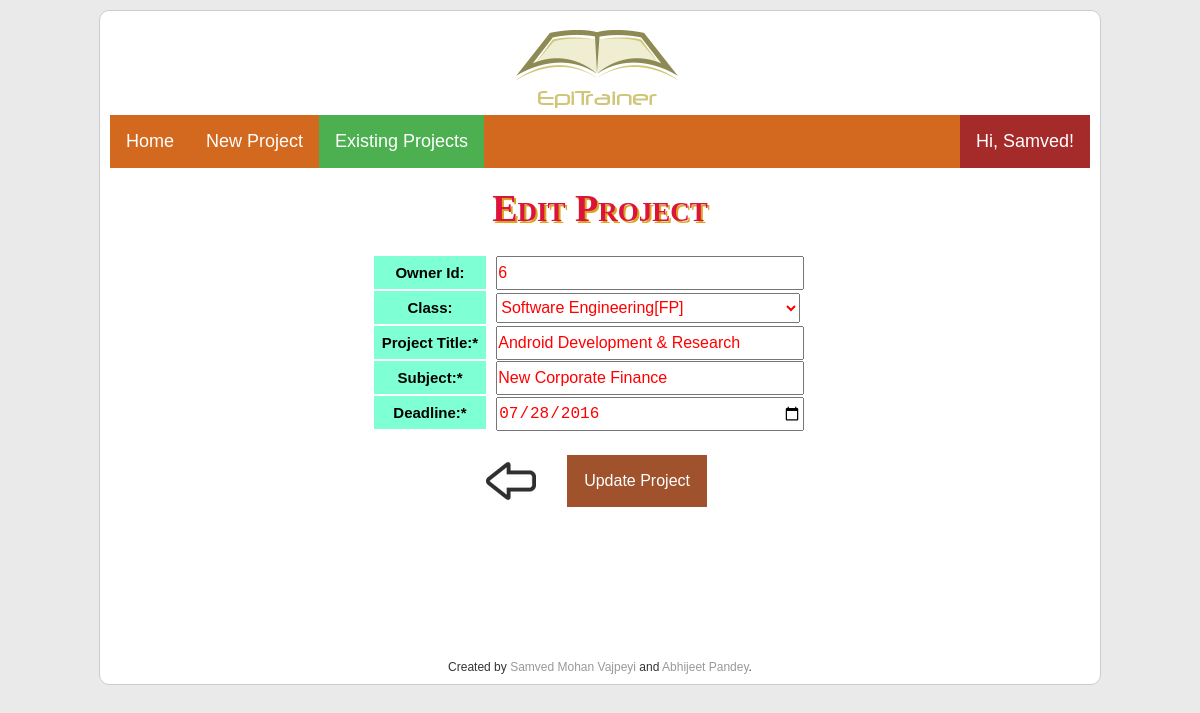
Page /EpiTrainer/edit-project.php?pid=13 (signed in) on the committed database.
### tables this page shows
CREATE TABLE `person` (
  `person_id` int(11) NOT NULL,
  `first_name` varchar(45) NOT NULL,
  `last_name` varchar(45) NOT NULL,
  `address` varchar(45) NOT NULL,
  `zip_code` varchar(5) NOT NULL,
  `town` varchar(45) NOT NULL,
  `email` varchar(45) NOT NULL,
  `mobile_phone` varchar(10) NOT NULL,
  `phone` varchar(10) DEFAULT NULL,
  `is_trainer` tinyint(1) NOT NULL DEFAULT '0',
  `is_admin` tinyint(1) NOT NULL DEFAULT '0',
  `password` varchar(45) NOT NULL,
  `picture_location` varchar(45) DEFAULT NULL,
  `created_at` datetime NOT NULL,
  `confirmed_at` datetime DEFAULT NULL,
  `confirmation_token` varchar(45) DEFAULT NULL,
  `renew_password_token` varchar(45) DEFAULT NULL
);

CREATE TABLE `class` (
  `class_id` int(11) NOT NULL,
  `name` varchar(45) NOT NULL
);

CREATE TABLE `project` (
  `project_id` int(11) NOT NULL,
  `owner_id` int(11) NOT NULL,
  `class_id` int(11) NOT NULL,
  `title` varchar(255) NOT NULL,
  `created_at` datetime NOT NULL,
  `deadline` datetime NOT NULL,
  `subject` varchar(1024) NOT NULL
);

### EpiTrainer/Model/PersonModel.php (called while the page is built, shortened)
<?php
class PersonModel {
  public static function get($personId) {
    $db = DB::getConnection();
    $stmt = $db->prepare("SELECT * FROM `person` WHERE `person_id` = :person_id");
    $stmt->bindValue(":person_id", $personId);
    $ok = $stmt->execute();
    if ($ok) {
      return json_encode($stmt->fetch(PDO::FETCH_ASSOC));
    }
    else{
      return false;
    }
  }
}
?>

### EpiTrainer/Model/ProjectModel.php (called while the page is built, shortened)
<?php
class ProjectModel {
  public static function get($project_id) {
    $db = DB::getConnection();
    $stmt = $db->prepare("SELECT * FROM `project` WHERE `project_id` = :project_id");
    $stmt->bindValue(":project_id", $project_id);
    $ok = $stmt->execute();
    if ($ok) {
      return $stmt->fetch(PDO::FETCH_ASSOC);
    }
    else{
      return false;
    }
  }
}
?>

### EpiTrainer/Model/ClassModel.php (called while the page is built, shortened)
<?php
class ClassModel {
  public static function get($class_id) {
    $db = DB::getConnection();
    $stmt = $db->prepare("SELECT * FROM `class` WHERE `class_id` = :class_id");
    $stmt->bindValue(":class_id", $class_id);
    $ok = $stmt->execute();
    if ($ok) {
      return $stmt->fetch(PDO::FETCH_ASSOC);
    }
    else{
      return false;
    }
  }
}
?>

### EpiTrainer/edit-project.php (the view, shortened to what this page needs)
<?php
include("View/header.php");
require_once("Model/ClassModel.php");
require_once("Model/ProjectModel.php");
?>
<h1 class="heading-top">Edit Project</h1>
<div class="content">
<?php
$messages = array();
switch ($_SERVER["REQUEST_METHOD"]) {
  case "GET":
    display_form();
    break;
}
function display_form() {
  $project_id = $_GET['pid'];
  $project_details = ProjectModel::get($project_id);
  $class = ClassModel::get($project_details['class_id']);
  global $messages;
  if (!array_key_exists("class_id", $messages)) {
    $messages["class_id"] = "";
  }
  else {
    $messages["class_id"] = "<span style='color: red;'>$messages[class_id]</span>";
  }
  if (!array_key_exists("title", $messages)) {
    $messages["title"] = "";
  }
  else {
    $messages["title"] = "<span style='color: red;'>$messages[title]</span>";
  }
  if (!array_key_exists("deadline", $messages)) {
    $messages["deadline"] = "";
  }
  else {
    $messages["deadline"] = "<span style='color: red;'>$messages[deadline]</span>";
  }
  if (!array_key_exists("subject", $messages)) {
    $messages["subject"] = "";
  }
  else {
    $messages["subject"] = "<span style='color: red;'>$messages[subject]</span>";
  }
  if (!array_key_exists("main", $messages)) {
    $messages["main"] = "";
  }
  else {
    $messages["main"] = "<span style='color: red;'>$messages[main]</span>";
  }
  $person_id = $_SESSION['isLoggedIn']['person_id'];
  $class_id = $project_details['class_id'];
  $title = $project_details['title'];
  $subject = $project_details['subject'];
  $class_name = $class['name'];
  $tomorrow = date("Y-m-d", strtotime("+1 days"));
  $deadline = substr($project_details['deadline'], 0, 10);
  print <<<END_FORM
  <center>$messages[main]<br/>
  <form method="POST" class="StyledForm">
   <table>
      <tr>
        <th>Owner Id:</th>
        <td><input type="text" name="owner_id" value="$person_id" readonly /></td>
        <td></td>
      </tr>
      <tr>
        <th>Class:</th>
        <td><select name="class_id" readonly ><option value="$class_id">$class_name</option></select></td>
        <td>$messages[class_id]</td>
      </tr>
      <tr>
        <th>Project Title:*</th>
        <td><input type="text" name="title" value="$title" placeholder="Project title" required /></td>
        <td>$messages[title]</td>
      </tr>
      <tr>
        <th>Subject:*</th>
        <td><input type="text" name="subject" value="$subject" placeholder="Enter subject" /></td>
        <td>$messages[subject]</td>
      </tr>
      <tr>
        <th>Deadline:*</th>
        <td><input type="date" min="$tomorrow" value="$deadline" name="deadline"></td>
        <td>$messages[deadline]
        <input type="hidden" name="project_id" value="$project_id">
        </td>
      </tr>
    </table>
    <br/>
    <img src="images/back.png" alt="Back" title="Back" onclick="history.go(-1);" style="margin: 0 20px -20px 0;cursor:pointer;" />
    <button type="submit">Update Project</button>
  </form>
  </center>
END_FORM;
}
?>
</div>
<?php
include("View/footer.php");
?>

### EpiTrainer/VIew/header.php (shortened to what this page needs)
<?php
require_once('Model/PersonModel.php');
if(isset($_SESSION['isLoggedIn'])){
    $person = json_decode(PersonModel::get($_SESSION['isLoggedIn']['person_id']), true);
    ?>
    <!DOCTYPE html>
    <html>
    <head>
    <link rel="stylesheet" href="css/style.css" />
    </head>
    <body>
    <div class="container">
    <div class="header">
        <img src="images/logo.png" alt="EpiTrainer Logo" style="margin-left: 400px;" />
        <div class="main_title_header">
            <ul>
                <li><a id="li-home" class="active" href="index.php">Home</a></li>
                    <?php if($person['is_trainer']=='1'){ ?>
                        <li><a id="li-addproject" href="add-project.php">New Project</a></li>
                        <li><a id="li-viewproject" href="view-project.php">Existing Projects</a></li>
                    <?php } else { ?>
                        <li><a id="li-addteam" href="add-team.php">New Team</a></li>
                        <li><a id="li-viewteam" href="view-team.php">Existing Teams</a></li>
                    <?php } ?>
                <li class="dropdown" style="float:right;background:brown;">
                    <a href="#" class="dropbtn">Hi, <?=$person['first_name']?>!</a>
                </li>
            </ul>
        </div>
    </div>
<?php
}
?>

### EpiTrainer/css/style.css (style rules this page uses)
* { margin: 0; padding: 0; }
body { padding: 10px; background: #eaeaea; text-align: center; font-family: arial; font-size: 12px; color: #333333; }
.container { width: 1000px; height: auto; background: #ffffff; border: 1px solid #cccccc; border-radius: 10px; margin: auto; text-align: left; }
.header { padding: 10px; }
.header ul { list-style-type: none; margin: -10px; padding: 0; overflow: hidden; background-color: chocolate; }
.header li { float: left; }
.header li a, .dropbtn { display: inline-block; color: white; text-align: center; padding: 14px 16px; text-decoration: none; }
.header li.dropdown { display: inline-block; }
.header .active { background-color: #4CAF50; }
.heading-top { text-align: center; font-family: fantasy; font-size: 38px; margin-top: 8px; color: crimson; font-variant: small-caps; font-weight: bolder; text-shadow: 2px 2px goldenrod; }
.main_title_header { background: chocolate; color: #ffffff; padding: 10px; font-size: 18px; line-height: 25px; }
.content { padding: 10px; min-height: 400px; text-align: center; }
h1 { color: darkcyan; }
.StyledForm { font-size: 15px; color: black; }
.StyledForm select { font-size: 16px; color: red; padding: 0px; width: 100%; height: 30px; margin: -10px 0px;; }
.StyledForm input { font-size: 16px; color: red; padding: 0px; width: 100%; height: 30px; margin: -10px 0px; min-width: 300px; }
.StyledForm th { padding: 8px; background:aquamarine; font-weight: bolder; }
.StyledForm td { padding: 8px; }
.StyledForm button { padding: 17px; font-size: 16px; margin: 7px; font-weight: 400; color: white; background-color: sienna; border-style: none; cursor: pointer; }

### rows in the picture
person: first_name "Samved"
class: class_id "Software Engineering[FP]"
project: title "Android Development & Research", subject "New Corporate Finance", deadline "07/28/2016"
